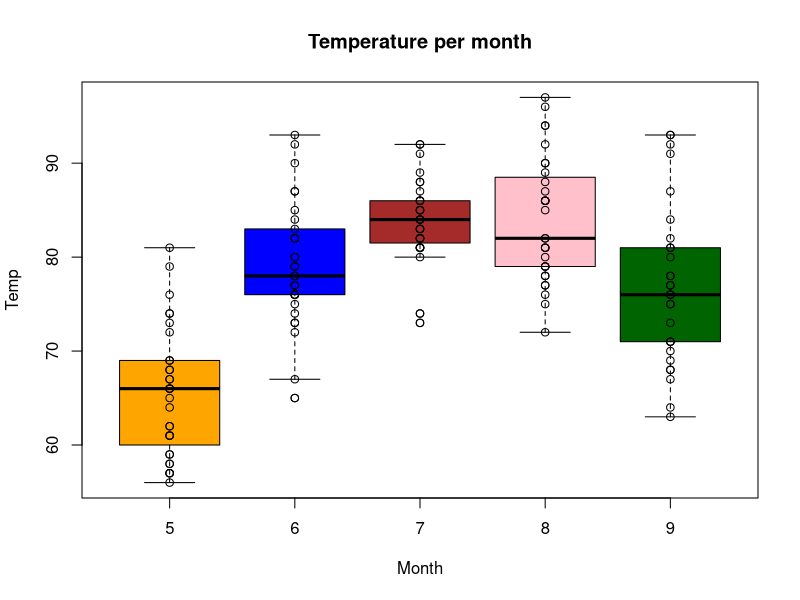
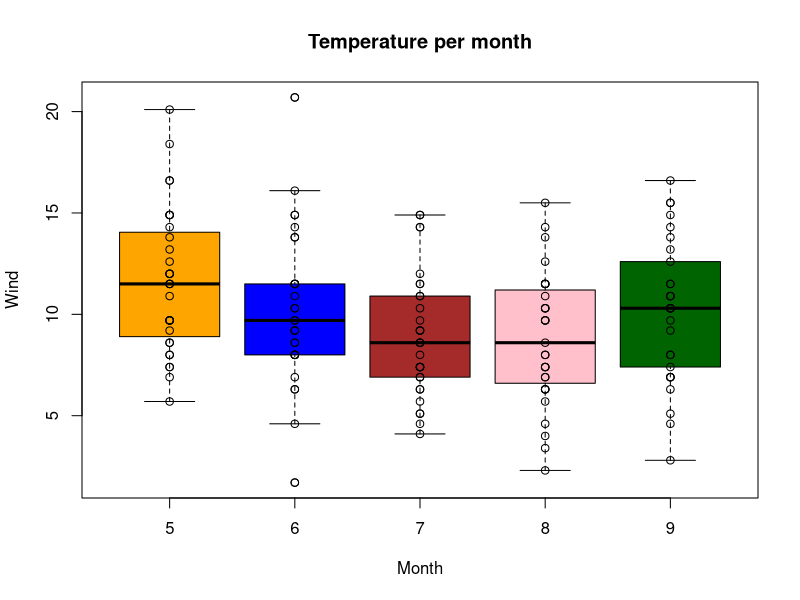

The R script that drew these images, in order:
# Ex.8 extra
data(airquality)

str(airquality)
airquality$Month <- as.factor(airquality$Month)
boxplot(Temp ~ Month, data= airquality,
        col=c("orange", "blue", "brown", "pink", "darkgreen"),
        main="Temperature per month"
)
points(Temp ~ Month, data= airquality)



boxplot(Wind ~ Month, data= airquality,
        col=c("orange", "blue", "brown", "pink", "darkgreen"),
        main="Temperature per month"
)
points(Wind ~ Month, data= airquality)
